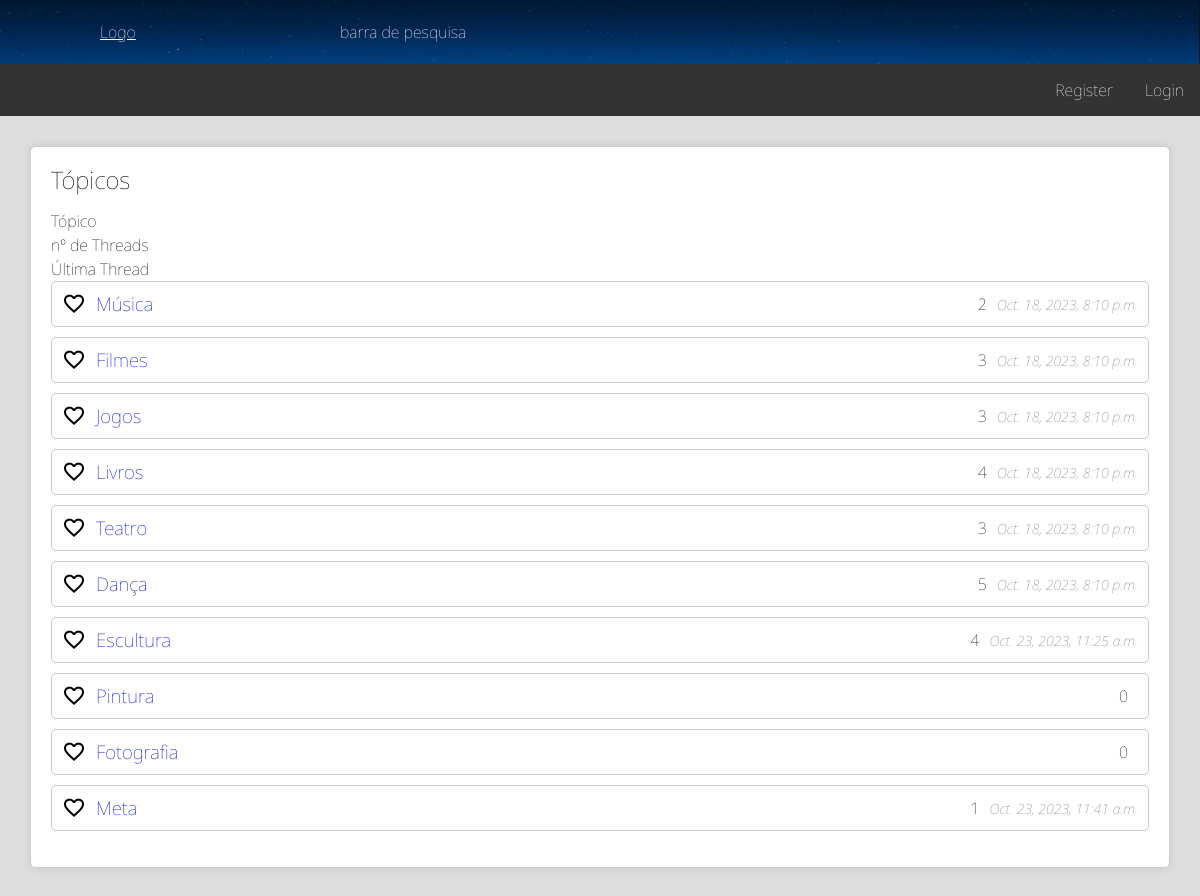
The page / on the database its author committed.
### main/models.py (models this page shows, shortened)
class Topico(Model):
  name = models.CharField(max_length=50)
  is_fav = 0
  @property
  def thread_count(self) -> int:
    return Thread.objects.filter(topico=self).count()
  @property
  def latest_thread(self) -> Thread | None:
    return Thread.objects.filter(topico=self).order_by('-date_created').first()
  @staticmethod
  def get_topicos(user: User | None) -> Iterable["Topico"]:
    ret: Iterable["Topico"] = Topico.objects.all()
    if user is not None:
      for i in ret:
        i.is_fav = 1 if i in user.favorites.all() else 0
      ret = sorted(ret, key=lambda x: x.is_fav == 1, reverse=True)
    return ret

class Thread(Model):
  title = models.TextField()
  date_created = models.DateTimeField(auto_now_add=True)
  latest_update = models.DateTimeField(auto_now_add=True)
  follow_up_from = models.ForeignKey('Thread', on_delete=models.CASCADE, null=True, related_name="follow_ups")
  user = models.ForeignKey(User, null=True, on_delete=models.SET_NULL, related_name="poster")
  is_sticky = models.BooleanField(default=False)
  topico = models.ForeignKey('Topico', on_delete=models.CASCADE, null=True, related_name="topico")

### main/views.py (the view)
# urls.py: path("", views.index, name="index"),
def index(request):
  return render(request, "index.html", {
    "topicos": Topico.get_topicos(user=getUser(request))
  })

### main/views.py (called while the page is built)
def getUser(request):
  if request.user.is_authenticated:
    return request.user
  else:
    return None

### main/templates/index.html (shortened to what this page needs)
{% extends 'base.html' %}
{% block content %}
<div class="listagem">
  <h2>Tópicos</h2>
  <ol>
    <li class="itens-header">
      <div class="content">Tópico</div>
      <div class="stats">nº de Threads</div>
      <div class="last">Última Thread</div>
    </li>
    {% for topico in topicos %}
      <li class="itens">
        <div class="icon"><span id="favorite-{{ topico.name }}"
         class="material-symbols-outlined" style="font-variation-settings: 'FILL' {{ topico.is_fav }}">favorite</span></div>
        <div class="content">
          <h3> <a class="" style="text-decoration: none" href="{% url 'main:topico' topico.name %}">{{ topico.name }}</a></h3>
        </div>
        <div class="stats">{{ topico.thread_count }}</div>
        {% if topico.latest_thread %}
          <div class="last">{{ topico.latest_thread.date_created }}</div>
        {% else %}
          <div class="last"></div>
        {% endif %}
      </li>
    {% endfor %}
  </ol>
</div>
{% endblock %}

### main/static/css/style_base.css (style rules this page uses)
:root { --active-brightness: 0.85; }
body { height: 100%; margin:0; }
div { display: block; }
.listagem { border: 1px solid #ccc; padding: 20px; margin: 20px; background-color: #fff; box-shadow: 0 0 10px rgba(0,0,0,0.1); border-radius: 5px; }
.listagem h2 { font-size: 24px; margin-bottom: 10px; }
.listagem ol { list-style-type: none; padding: 0; }
.listagem .itens { display: flex; align-items: center; margin-bottom: 10px; border: 1px solid #ccc; padding: 10px; border-radius: 5px; }
.listagem .itens .icon { font-size: 30px; margin-right: 10px; }
.listagem .itens .content { flex: 1; }
.listagem .itens .stats { margin-right: 10px; }
.listagem .itens .last { color: #777; font-size: 14px; font-style: italic; }
.stats { list-style: none; padding: 0; }

### main/templates/base.html (style rules this page uses)
html { background-color: var(--background-color); }

### rows shown on the page
Topico: name "Música", thread_count "2", latest_thread.date_created "Oct. 18, 2023, 8:10 p.m."
Topico: name "Filmes", thread_count "3", latest_thread.date_created "Oct. 18, 2023, 8:10 p.m."
Topico: name "Jogos", thread_count "3", latest_thread.date_created "Oct. 18, 2023, 8:10 p.m."
Topico: name "Livros", thread_count "4", latest_thread.date_created "Oct. 18, 2023, 8:10 p.m."
Topico: name "Teatro", thread_count "3", latest_thread.date_created "Oct. 18, 2023, 8:10 p.m."
Topico: name "Dança", thread_count "5", latest_thread.date_created "Oct. 18, 2023, 8:10 p.m."
Topico: name "Escultura", thread_count "4", latest_thread.date_created "Oct. 23, 2023, 11:25 a.m."
Topico: name "Pintura", thread_count "0"
Topico: name "Fotografia", thread_count "0"
Topico: name "Meta", thread_count "1", latest_thread.date_created "Oct. 23, 2023, 11:41 a.m."
